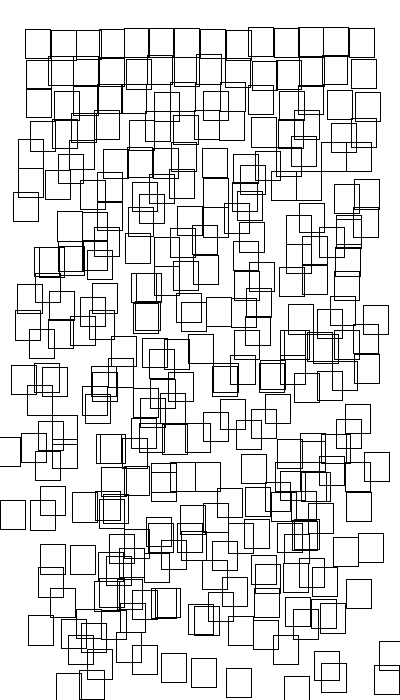
Frame 1 (no input)
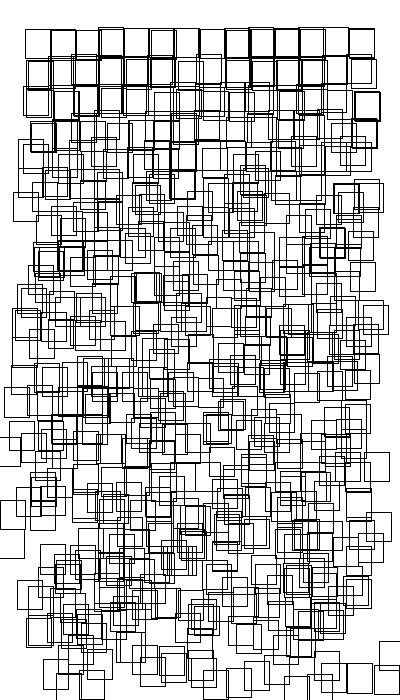
Frame 2 (the mouse pressed at the canvas centre, redrawn once)

The Processing sketch that drew these frames (run headless with seeded random() and noise(); the mouse was pressed at the canvas centre and the sketch redrawn once):

// Processing sketch: processing_135937
// ── processing_135937.pde

//Nees Replication, Rachel Hill. 2/23/14 hill.1523@osu.edu

void setup() {
  size(400, 700);  //size of canvas
  background(255);  //color background
  fill(255, 0);  //color of rectangle
  smooth();
  noLoop();
  rectMode(CENTER);
}

void draw() {
  float cord = 2; //cordinates
  float c = 16; //columns -2
  float r = 24;  //rows -2
  float rand = 0;  //origin of rectangle
  float rand1 = 90/c;  //random
  float w = width/c;  //width of square
  float h= height/r;  //height of square

  for (float x=cord;x<r;x++) {  //controlling postion on x
    rand= rand+rand1; //controls variances
    for (float y=cord;y<c;y++) {  //controlling postion on y
      pushMatrix(); //begining of matrix
      float fall =random(-rand, rand);  //helps control disorientation
      translate(y*w-w/cord+fall/3, x*h-h/cord+fall/3);
      rect(0, 0, w, h); //size and location
      rotate(random(fall)); // variance in squars
      popMatrix();  //end matrix
    }
  }
}
